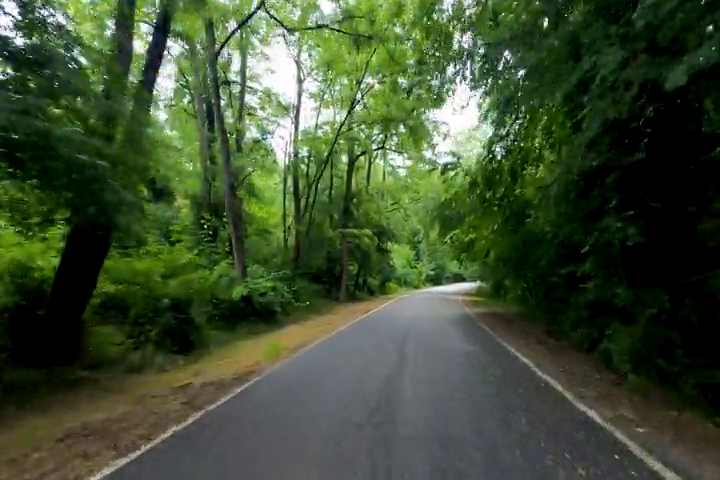
#> input picture frame 78 of road2.mp4, 720 x 480 px, given in place of road.mp4, which was not available
$ python lane_detection.py
#> lines starting #> are read from the running program, lines starting #| are printed output that depends on the picture; after the words box and inside, x2 and y2 are one past the last pixel; in counts of white or black regions, pixels touching at a corner belong together; pictures that were not available may be replaced by others from this repository, and a replacement may not be noted
import cv2
import numpy as np

def canny_edge_detector(image):
    # gray = cv2.cvtColor(image, cv2.COLOR_BGR2GRAY)
    # before canny function converting image to gray scale is required, but if you do not do it, canny function in CV2 do it by itself.

    blur = cv2.GaussianBlur(image, (5,5), 0)
    edges = cv2.Canny(blur, 50, 150)

    # edges = cv2.Canny(image, 50, 150)
    return edges

def region_of_interest(edges):
    height, width = edges.shape
    mask = np.zeros_like(edges)

    #  polygon = np.array([[
    #     (0, height),
    #     (width, height),
    #     (width, int(height * 0.6)),
    #     (0, int(height * 0.6))
    # ]], np.int32)
    # cv2.fillPoly(mask, polygon, 255)

    rows, cols = edges.shape[:2]
    bottom_left  = [cols * 0.1, rows * 0.95]
    top_left     = [cols * 0.4, rows * 0.6]
    bottom_right = [cols * 0.9, rows * 0.95]
    top_right    = [cols * 0.6, rows * 0.6]
    vertices = np.array([[bottom_left, top_left, top_right, bottom_right]], dtype=np.int32)
    cv2.fillPoly(mask, vertices, 255)

    masked_image = cv2.bitwise_and(edges, mask)
    return masked_image

def hough_transform(edges):
    lines = cv2.HoughLinesP(
        edges,
        rho=1,
        theta=np.pi / 180,
        threshold=50,
        lines=np.array([]),
        minLineLength=40,
        maxLineGap=5
    )
    return lines

def draw_lines(image, lines):
    line_image = np.zeros_like(image)
    if lines is not None:
        for line in lines:
            for x1, y1, x2, y2 in line:
                cv2.line(line_image, (x1, y1), (x2, y2), (0, 255, 0), 10)
    combined_image = cv2.addWeighted(image, 0.8, line_image, 1, 1)
    return combined_image

def process_frame(frame):
    edges = canny_edge_detector(frame)
    cropped_edges = region_of_interest(edges)
    lines = hough_transform(cropped_edges)
    lane_image = draw_lines(frame, lines)
    return lane_image

# video is read here.
videoFrames = cv2.VideoCapture('road.mp4')
while(videoFrames.isOpened()):
    success, frame = videoFrames.read()
#> frame is the input picture: shape (480, 720, 3); mean B, G, R 49.7, 77.7, 62.4
    if not success:
        break
    lane_frame = process_frame(frame)
#> in canny_edge_detector, `edges = cv2.Canny(blur, 50, 150)`:
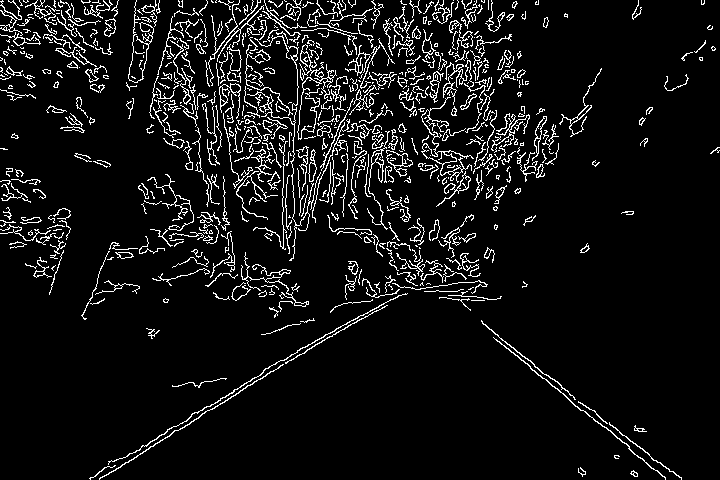
#> edges: shape (480, 720); 7.3% white in thin lines or dots
#> in region_of_interest, `cv2.fillPoly(mask, vertices, 255)`:
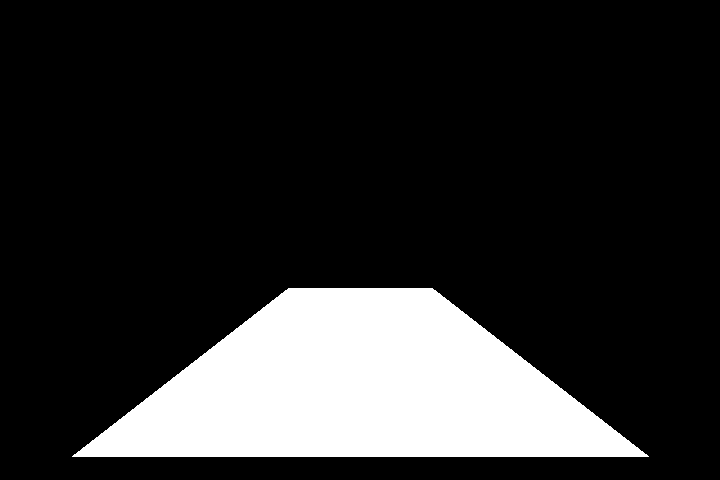
#> mask: shape (480, 720); 17.7% white; 1 white region, box (x1, y1, x2, y2) and area: (72, 288, 649, 457) 61057
#> in region_of_interest, `masked_image = cv2.bitwise_and(edges, mask)`:
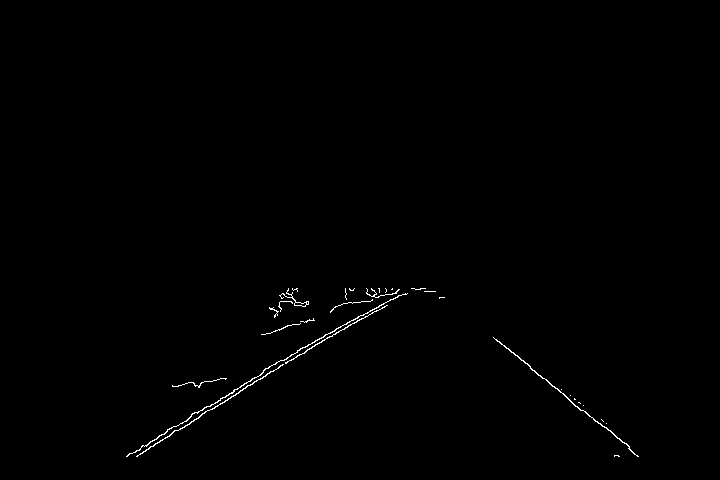
#> masked_image: shape (480, 720); 0.44% white in thin lines or dots, all inside (x1, y1, x2, y2) = (126, 288, 639, 457)
#> in hough_transform, `lines = cv2.HoughLinesP( edges, rho=1, theta=np.pi / 180, threshold=50..`: lines = [[273, 371, 338, 331], [150, 441, 261, 374], [353, 320, 399, 295], [493, 337, 570, 400], [137, 455, 289, 360], [126, 456, 166, 432], [262, 372, 360, 315], [585, 411, 629, 447], [211, 409, 299, 354], [307, 349, 386, 305]]
#> the loop in draw_lines, `for line in lines:` made 10 passes
#> after the loop in draw_lines, `for line in lines:`:
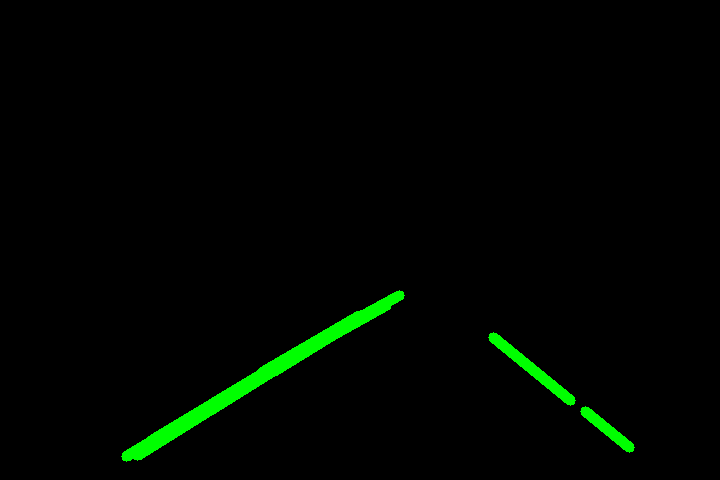
#> line_image: shape (480, 720, 3); mean of channels 0, 1, 2 0, 4.9, 0; drawn as B, G, R
#> in draw_lines, `combined_image = cv2.addWeighted(image, 0.8, line_image, 1, 1)`:
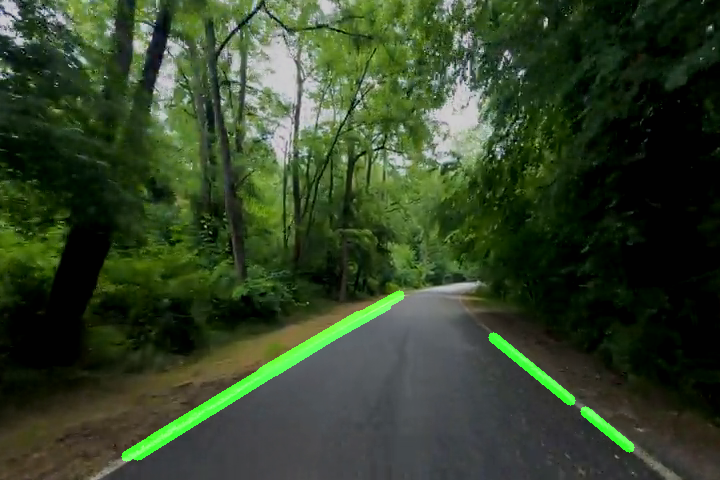
#> combined_image: shape (480, 720, 3); mean B, G, R 40.8, 66.4, 50.9
    cv2.imshow("Lane Detection", lane_frame)
    if cv2.waitKey(1) & 0xFF == ord('q'):
#> (key q is pressed here)
        break
videoFrames.release()
cv2.destroyAllWindows()

$ run again, starting later in the video
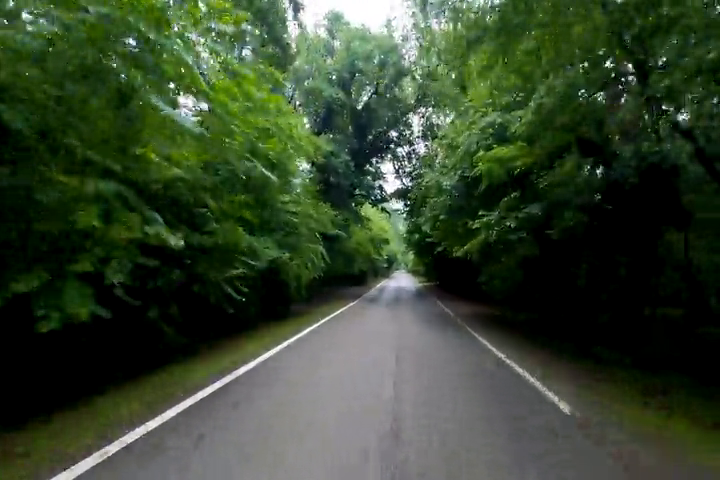
#> input picture frame 351 of road2.mp4, 720 x 480 px, given in place of road.mp4, which was not available
#> frame is the input picture: shape (480, 720, 3); mean B, G, R 47, 69.5, 54.9
#> in canny_edge_detector, `edges = cv2.Canny(blur, 50, 150)`:
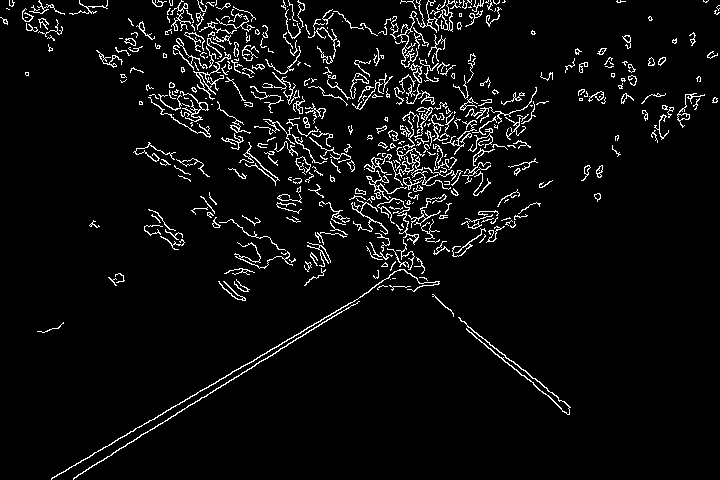
#> edges: shape (480, 720); 5% white in thin lines or dots
#> mask: shape (480, 720); 17.7% white; 1 white region, box (x1, y1, x2, y2) and area: (72, 288, 649, 457) 61057
#> masked_image: shape (480, 720); 0.37% white in thin lines or dots, all inside (x1, y1, x2, y2) = (89, 288, 571, 457)
#> in hough_transform, `lines = cv2.HoughLinesP( edges, rho=1, theta=np.pi / 180, threshold=50..`: lines = [[107, 456, 337, 313], [204, 389, 350, 302], [460, 320, 557, 396], [100, 450, 243, 365], [466, 329, 522, 375], [263, 360, 359, 301], [467, 326, 570, 407], [516, 369, 568, 414], [249, 363, 369, 291]]
#> the loop in draw_lines, `for line in lines:` made 9 passes
#> in draw_lines, `combined_image = cv2.addWeighted(image, 0.8, line_image, 1, 1)`:
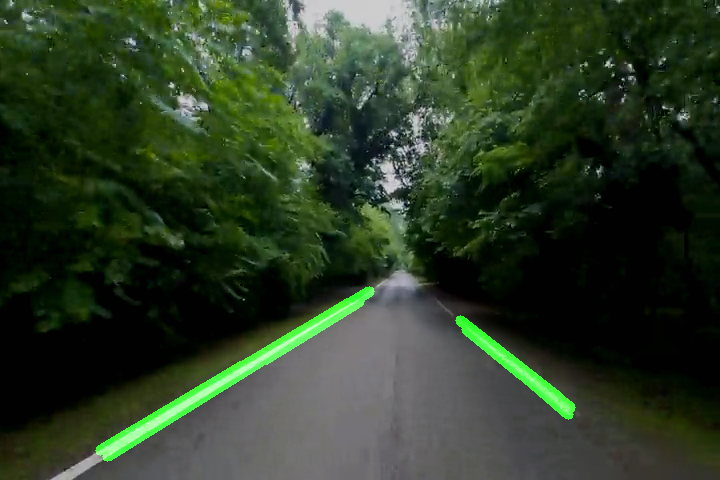
#> combined_image: shape (480, 720, 3); mean B, G, R 38.6, 60, 44.9

$ run again, starting later in the video
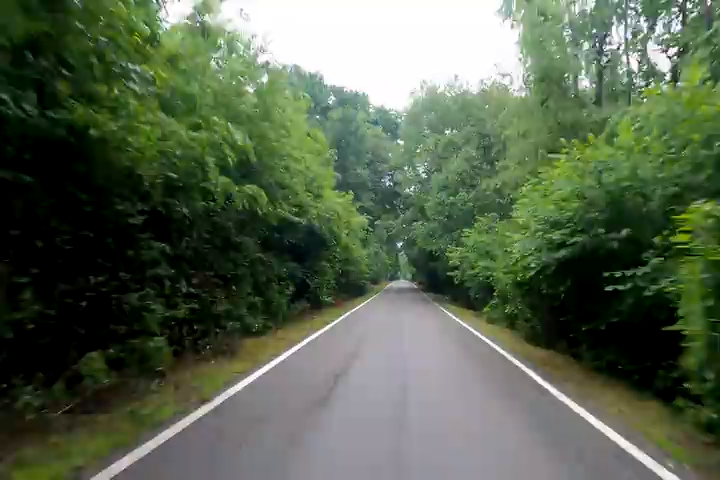
#> input picture frame 624 of road2.mp4, 720 x 480 px, given in place of road.mp4, which was not available
#> frame is the input picture: shape (480, 720, 3); mean B, G, R 78.9, 100.7, 87.8
#> in canny_edge_detector, `edges = cv2.Canny(blur, 50, 150)`:
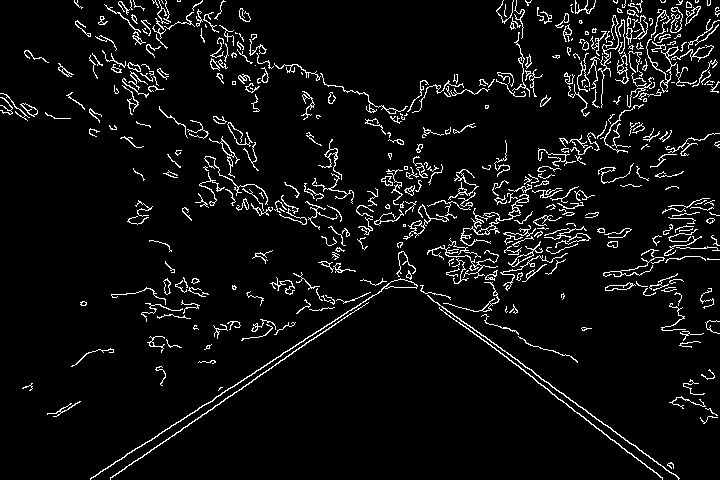
#> edges: shape (480, 720); 5.8% white in thin lines or dots
#> mask: shape (480, 720); 17.7% white; 1 white region, box (x1, y1, x2, y2) and area: (72, 288, 649, 457) 61057
#> masked_image: shape (480, 720); 0.55% white in thin lines or dots, all inside (x1, y1, x2, y2) = (124, 288, 649, 457)
#> in hough_transform, `lines = cv2.HoughLinesP( edges, rho=1, theta=np.pi / 180, threshold=50..`: lines = [[420, 290, 648, 456], [124, 456, 383, 288], [143, 456, 317, 335], [479, 336, 633, 456], [139, 447, 385, 288], [311, 340, 355, 310], [439, 308, 494, 348], [142, 456, 234, 392]]
#> the loop in draw_lines, `for line in lines:` made 8 passes
#> in draw_lines, `combined_image = cv2.addWeighted(image, 0.8, line_image, 1, 1)`:
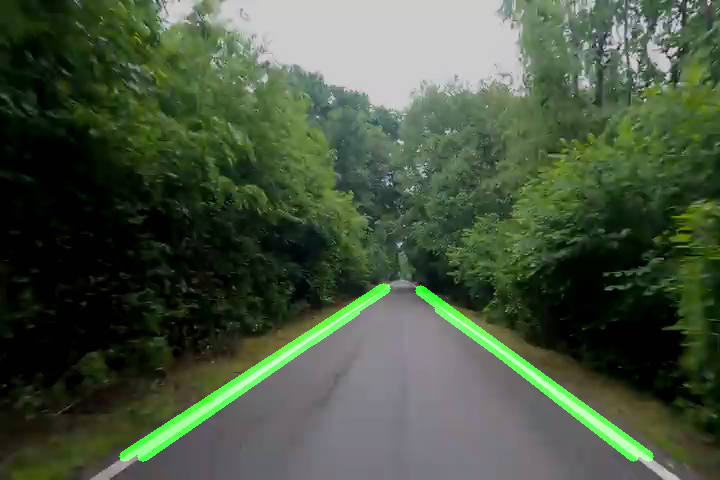
#> combined_image: shape (480, 720, 3); mean B, G, R 64.1, 85.2, 71.2
